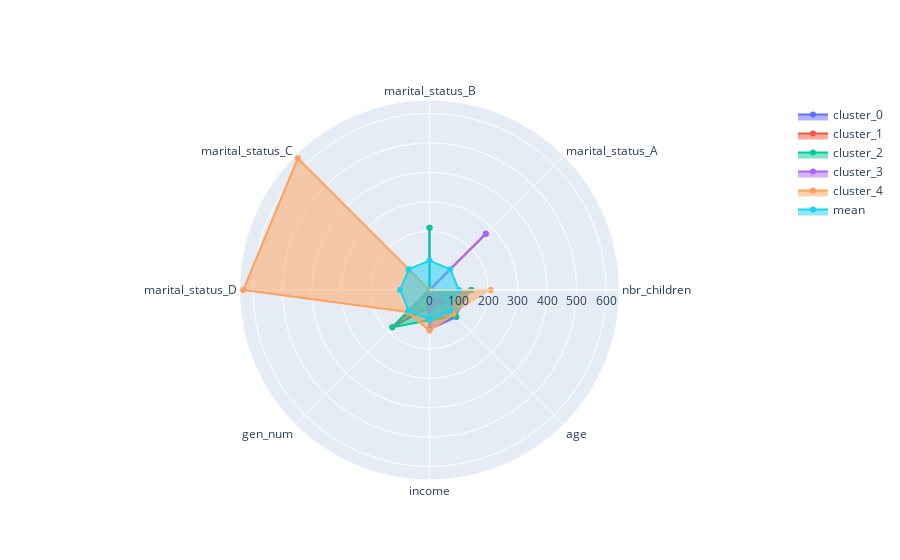

Notebook source saved alongside this figure:
### Code cell
plot_radar_chart(result)

### Figure 1 — Plotly figure (JSON) as saved in the notebook; plotly's stock layout.template omitted (floating-point values rounded to 4 significant figures)
{"data": [{"fill": "toself", "name": "cluster_0", "r": [142.4, 0, 211.6, 0, 0, 0, 133.3, 129.4], "theta": ["nbr_children", "marital_status_A", "marital_status_B", "marital_status_C", "marital_status_D", "gen_num", "income", "age"], "type": "scatterpolar"}, {"fill": "toself", "name": "cluster_1", "r": [0, 270.7, 0, 0, 0, 178.7, 57.63, 59.72], "theta": ["nbr_children", "marital_status_A", "marital_status_B", "marital_status_C", "marital_status_D", "gen_num", "income", "age"], "type": "scatterpolar"}, {"fill": "toself", "name": "cluster_2", "r": [141.4, 0, 211.6, 0, 0, 178.7, 102.8, 127.2], "theta": ["nbr_children", "marital_status_A", "marital_status_B", "marital_status_C", "marital_status_D", "gen_num", "income", "age"], "type": "scatterpolar"}, {"fill": "toself", "name": "cluster_3", "r": [0, 270.7, 0, 0, 0, 0, 68.72, 54.3], "theta": ["nbr_children", "marital_status_A", "marital_status_B", "marital_status_C", "marital_status_D", "gen_num", "income", "age"], "type": "scatterpolar"}, {"fill": "toself", "name": "cluster_4", "r": [208.6, 0, 0, 633.1, 633.1, 106.0, 137.3, 115.2], "theta": ["nbr_children", "marital_status_A", "marital_status_B", "marital_status_C", "marital_status_D", "gen_num", "income", "age"], "type": "scatterpolar"}, {"fill": "toself", "name": "mean", "r": [100, 100, 100, 100, 100, 100, 100, 100], "theta": ["nbr_children", "marital_status_A", "marital_status_B", "marital_status_C", "marital_status_D", "gen_num", "income", "age"], "type": "scatterpolar"}], "layout": {"autosize": true, "polar": {"angularaxis": {"type": "category"}, "radialaxis": {"autorange": true, "range": [0, 660.6], "type": "linear", "visible": true}}, "showlegend": true}}
